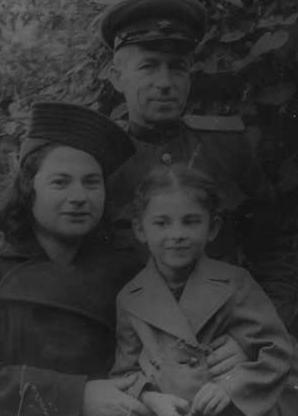
#> input picture week3/wartime.jpg, 298 x 416 px
$ python equalizeHist.py
#> lines starting #> are read from the running program, lines starting #| are printed output that depends on the picture
import cv2
from matplotlib import pyplot as plt
img = cv2.imread('wartime.jpg',0)
#> img is the input picture: shape (416, 298); min 14, max 122, mean 49.9
H = cv2.equalizeHist(img)
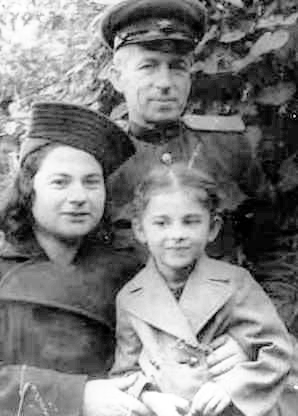
#> H: shape (416, 298); min 0, max 255, mean 129.5
cv2.imshow("war", img)
cv2.imshow("new", H)
# alternative way to find histogram of an image
plt.subplot(2, 1, 1)
plt.hist(img.ravel(),256,[0,256])

plt.subplot(2, 1, 2)
plt.hist(H.ravel(),256,[0,256])
plt.show()
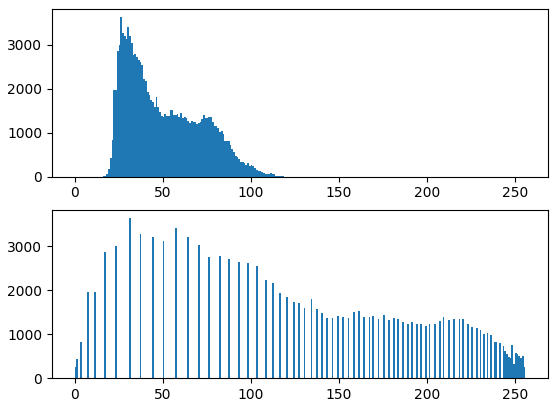
#> figure drawn by matplotlib, 2 panels; panel 1: tallest bar 3634 high, from x = 26 to 27; panel 2: tallest bar 3634 high, from x = 31 to 32
